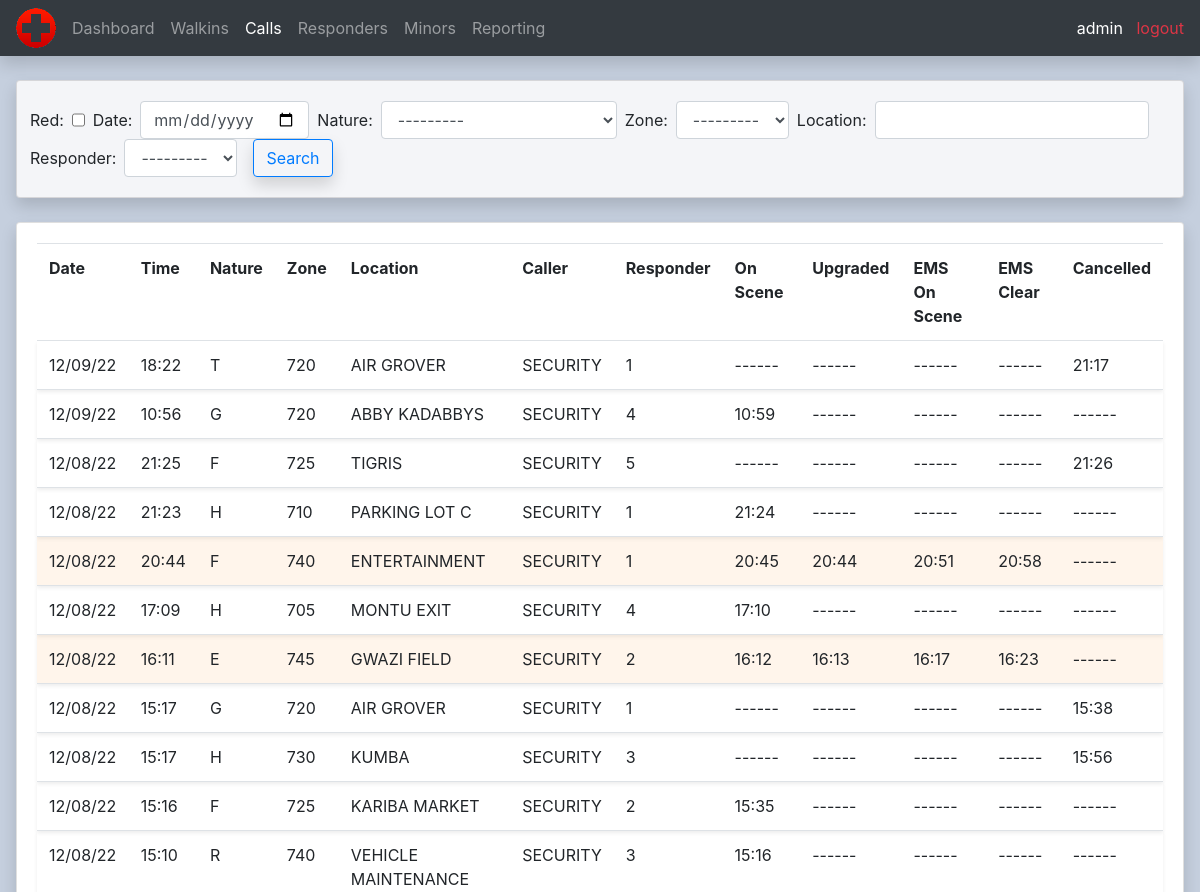
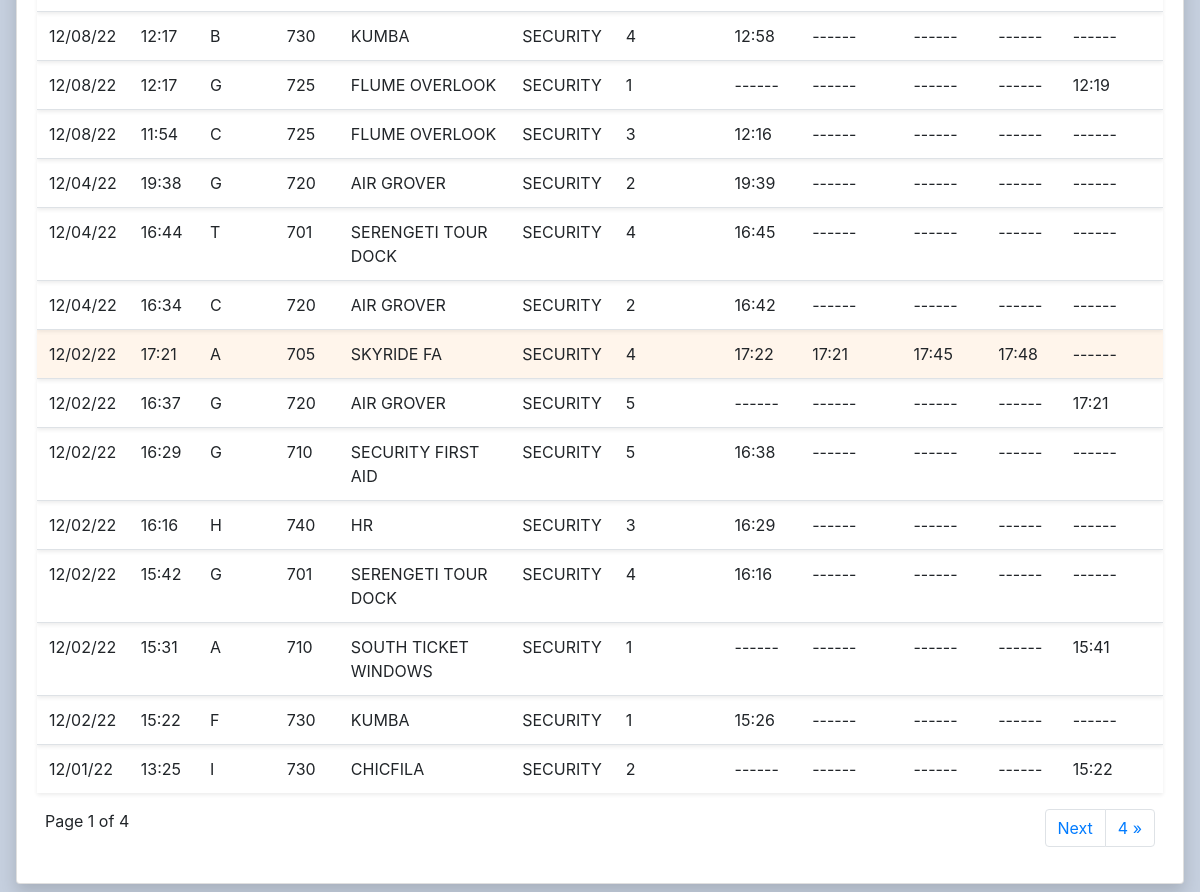
/calls/ (signed in), run on an earlier commit of the app's database (2 pictures, top to bottom).
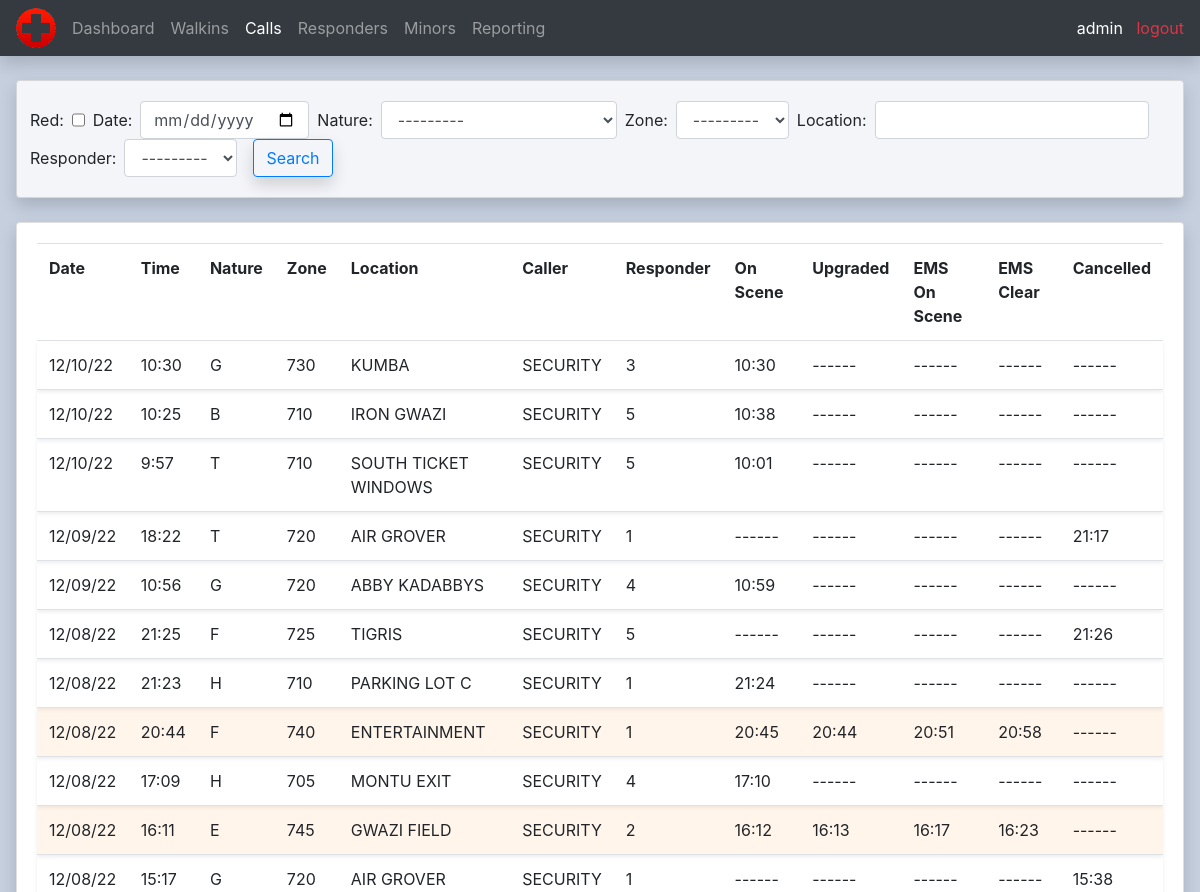
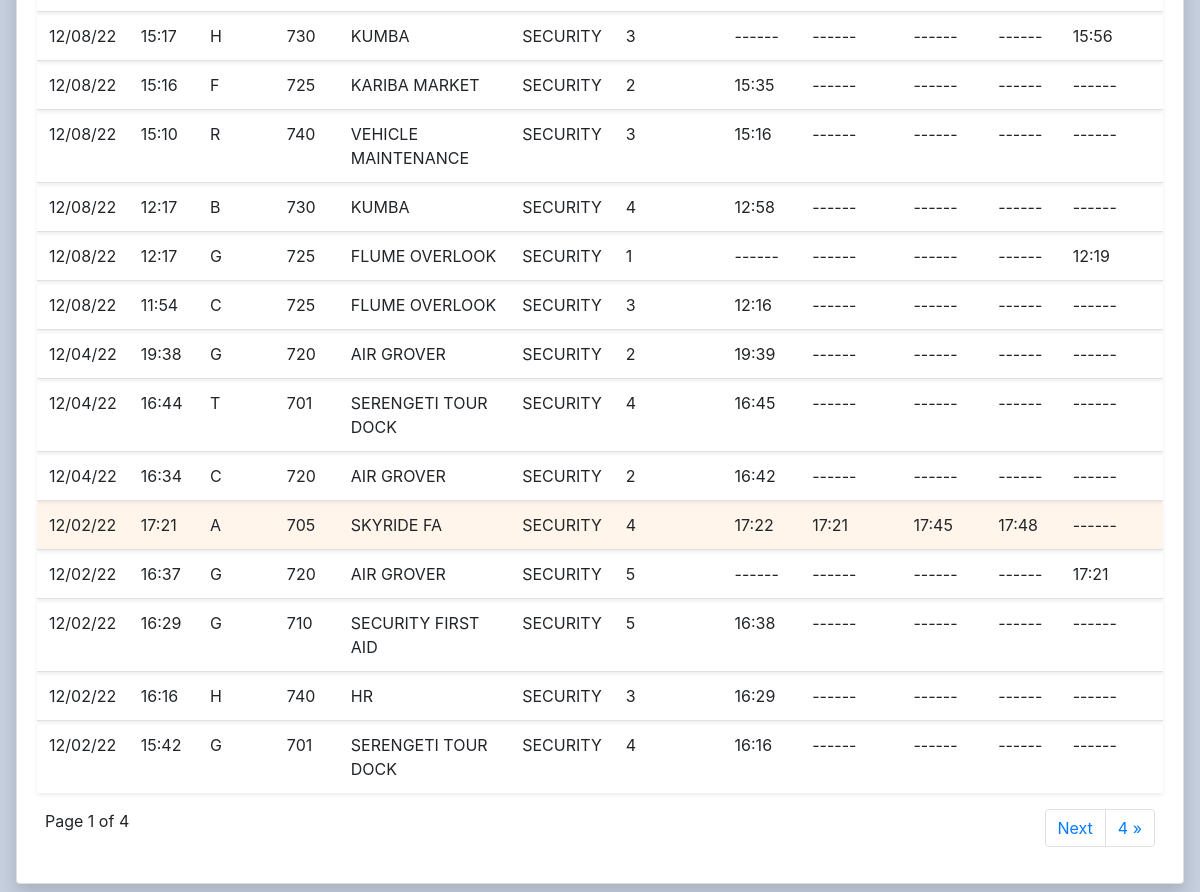
And on a later commit of the database (2 pictures, top to bottom).
### calls/models.py (models this page shows, shortened)
class Call(models.Model):
    CALL_TYPES = (
        ('A', 'A - ALLERGIC REACTION'),
        ('B', 'B - BITE/STING'),
        ('C', 'C - CARDIAC'),
        ('E', 'E - EXPOSURE'),
        ('F', 'F - FAINT'),
        ('G', 'G - GUEST ASSISTANCE'),
        ('H', 'H - HEAT RELATED'),
        ('I', 'I - ILLNESS'),
        ('R', 'R - RESPIRATORY'),
        ('T', 'T - TRAUMA'),
        ('U', 'U - UNKNOWN'),
        ('X', 'X - SEIZURE')
    )
    ZONES = (
        ('701', '701'),
        ('705', '705'),
        ('710', '710'),
        ('720', '720'),
        ('725', '725'),
        ('730', '730'),
        ('740', '740'),
        ('745', '745'),
    )
    datetime = models.DateTimeField(auto_now_add=True, null=True)
    nature = models.CharField(max_length=100, null=True, choices=CALL_TYPES)
    responder = models.ForeignKey(Responder, on_delete=models.SET_NULL, null=True)
    red = models.BooleanField(default=False, blank=True, null=True)
    zone = models.CharField(max_length=100, choices=ZONES, default='701', null=True)
    location = models.CharField(max_length=100, null=True)
    caller = models.CharField(max_length=100,default="SECURITY", null=True)
    on_scene_time = models.TimeField(default=None, blank=True, null=True)
    upgrade_time = models.TimeField(default=None, blank=True, null=True)
    ems_on_scene_time = models.TimeField(default=None, blank=True, null=True)
    ems_clear_scene_time = models.TimeField(default=None, blank=True, null=True)
    cancel_time = models.TimeField(default=None, blank=True, null=True)

### calls/decorators.py (the view)
        def wrapper_func(request, *args, **kwargs):
            group = None
            if request.user.groups.exists():
                group = request.user.groups.all()[0].name
            if group in allowed_roles:
                return view_func(request, *args, **kwargs)
            else:
                return HttpResponse('You are not authorized to view this page')

### calls/models.py (called while the page is built)
    def __str__(self):
        return self.firstname

### calls/views.py (called while the page is built)
@login_required(login_url='login')
@allowed_users(allowed_roles=['Admin', 'Supervisors'])
def allCalls(request):
    calls = Call.objects.all().order_by('-datetime').values()
    callFilter = CallFilter(request.GET, queryset=calls)
    calls = callFilter.qs
    paginator = Paginator(calls, 25)
    page_number = request.GET.get('page')
    page_obj = Paginator.get_page(paginator, page_number)
    context = {
            'calls': calls,
            'callFilter': callFilter,
            'page_obj': page_obj,
            }
    return render(request, 'calls/all_calls.html', context)

### calls/templates/calls/all_calls.html (shortened to what this page needs)
{%  extends 'calls/main.html' %}
{% block content %}
<br>
<div class="row">
	<div class="col-md ml-3 mr-3">
		<div class="card card-body gray shadow">
			<div class="row">
				<form method="get" class="form-inline ml-2" id="call-filter-form">
					{{ callFilter.form }}
					<button class="btn btn-outline-primary ml-2 shadow" type="submit">Search</button>
				</form>
			</div>
		</div>
		<br>
		<div class="card card-body mb-2 shadow">
			<table class="table">
				<tr>
					<th>Date</th>
					<th>Time</th>
					<th>Nature</th>
					<th>Zone</th>
                    <th>Location</th>
                    <th>Caller</th>
                    <th>Responder</th>
					<th>On Scene</th>
                    <th>Upgraded</th>
                    <th>EMS On Scene</th>
                    <th>EMS Clear</th>
					<th>Cancelled</th>
				</tr>
				{% for call in page_obj %}
					<tr class="shadow-sm {% if call.upgrade_time %}orange-less{% endif %}">
						<td>{{ call.datetime|date:"m/d/y" }}</td>
						<td>{{ call.datetime|time:"G:i" }}</td>
						<td>{{ call.nature }}</td>
						<td>{{ call.zone }}</td>
                        <td>{{ call.location }}</td>
                        <td>{{ call.caller }}</td>
						<td>{{ call.responder_id }}</td>
						<td>{% if call.on_scene_time %}{{ call.on_scene_time|time:"G:i" }}{% else %}------{% endif %}</td>
                        <td>{% if call.upgrade_time %}{{ call.upgrade_time|time:"G:i" }}{% else %}------{% endif %}</td>
                        <td>{% if call.ems_on_scene_time %}{{ call.ems_on_scene_time|time:"G:i" }}{% else %}------{% endif %}</td>
                        <td>{% if call.ems_clear_scene_time %}{{ call.ems_clear_scene_time|time:"G:i" }}{% else %}------{% endif %}</td>
						<td>{% if call.cancel_time %}{{ call.cancel_time|time:"G:i" }}{% else %}------{% endif %}</td>
					</tr>
				{% endfor %}
			</table>
			<div class="row ml-2 mr-2">
				<p>Page {{ page_obj.number }} of {{ page_obj.paginator.num_pages}}</p>
				<ul class="pagination align-right float-right ml-auto">
					{% if page_obj.has_next %}
					<li class="page-item"> <a class="page-link" href="?page={{ page_obj.next_page_number }}">Next</a></li>
					<li class="page-item"> <a class="page-link" href="?page={{ page_obj.paginator.num_pages }}">{{ page_obj.paginator.num_pages}} &raquo;</a></li>
					{% endif %}
				</ul>
			</div>
		</div>
	</div>
</div>
{% endblock content %}

What changed in the data, as far as the page shows it:
no longer on this page (row unchanged): Call: datetime "12/02/22", datetime "15:31", nature "A", zone "710", location "SOUTH TICKET WINDOWS", caller "SECURITY", responder_id "1", cancel_time "15:41"
no longer on this page (row unchanged): Call: datetime "12/02/22", datetime "15:22", nature "F", zone "730", location "KUMBA", caller "SECURITY", responder_id "1", on_scene_time "15:26"
no longer on this page (row unchanged): Call: datetime "12/01/22", datetime "13:25", nature "I", zone "730", location "CHICFILA", caller "SECURITY", responder_id "2", cancel_time "15:22"
added Call: datetime "12/10/22", datetime "10:30", nature "G", zone "730", location "KUMBA", caller "SECURITY", responder_id "3", on_scene_time "10:30"
added Call: datetime "12/10/22", datetime "10:25", nature "B", zone "710", location "IRON GWAZI", caller "SECURITY", responder_id "5", on_scene_time "10:38"
added Call: datetime "12/10/22", datetime "9:57", nature "T", zone "710", location "SOUTH TICKET WINDOWS", caller "SECURITY", responder_id "5", on_scene_time "10:01"
